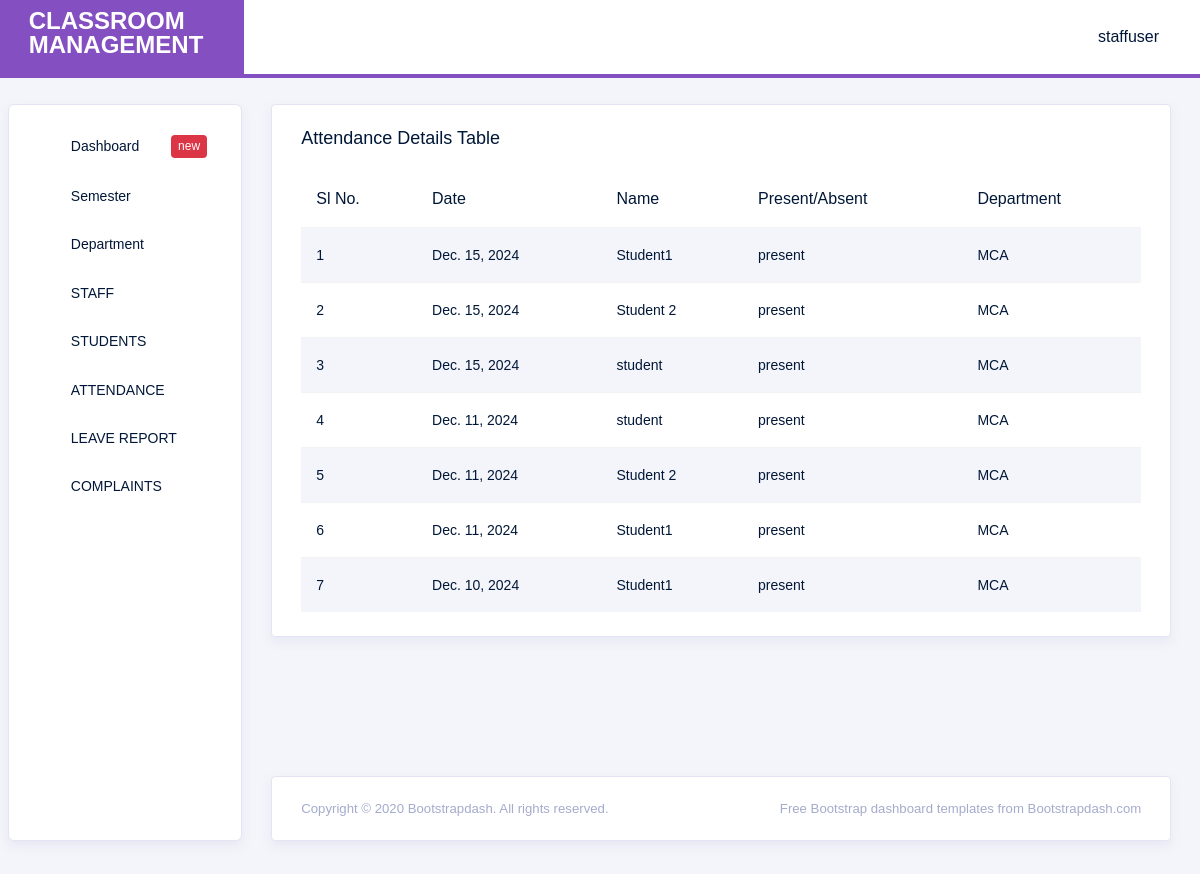
Page /attendance_view_for_staff (signed in) on the committed database.
### classroom_manager_app/models.py (models this page shows)
class CustomUser(AbstractUser):
    user_type = models.CharField(
        max_length=10, choices=USER_TYPE_CHOICES
    )
    objects = CustomUserManager()

class Attandance(models.Model):
    date = models.DateField()
    status = models.CharField(choices=ATTENDANCE_STATUS_CHOICES,
                              max_length=20,
                              default='present')
    student = models.ForeignKey(
        Student, on_delete=models.CASCADE,
        related_name='attendance'
    )
    division = models.ForeignKey(
        Division, on_delete=models.CASCADE,
        related_name='attendance'
    )

class Student(models.Model):
    user = models.OneToOneField(CustomUser, on_delete=models.CASCADE,related_name='student',null=True,blank=True)
    name = models.CharField(max_length=100)
    contact = models.CharField(max_length=12, null=True, blank=True)
    parent_contact = models.CharField(max_length=12, null=True, blank=True)
    email = models.EmailField(null=True, blank=True)
    division = models.ForeignKey('Division',
                                 on_delete=models.CASCADE,
                                 related_name='student')
    def __str__(self) -> str:
        return self.name

class Division(models.Model):
    division = models.CharField(max_length=100)
    standard = models.ForeignKey(Standard, on_delete=models.CASCADE, related_name='division')
    staff = models.ForeignKey(Staff, on_delete=models.CASCADE, related_name='divisions')
    def __str__(self) -> str:
        return self.division

### classroom_manager_app/views.py (the view)
# urls.py: path('attendance_view_for_staff', views.attendance_view_for_staff, name='attendance_view_for_staff'),
def attendance_view_for_staff(request):
    attendance = Attandance.objects.filter(division__staff__user=request.user).order_by('-date')
    return render(request, 'attendance_view_for_staff.html', {'attendance': attendance})

### templates/attendance_view_for_staff.html (shortened to what this page needs)
{% extends 'staff_home.html' %}
{% load crispy_forms_tags %}
{% block content %}
<div class="col-lg-12 grid-margin stretch-card">
              <div class="card">
                <div class="card-body">
                  <h4 class="card-title">Attendance Details Table</h4>
                  <div class="table-responsive">
                    <table class="table table-striped">
                      <thead>
                        <tr>
                          <th>
                            Sl No.
                          </th>
                          <th>
                             Date
                          </th>
                          <th>
                            Name
                         </th>
                         <th>
                          Present/Absent
                       </th>
                       <th>
                        Department
                     </th>
                        </tr>
                      </thead>
                      <tbody>
                      {% for i in attendance %}
                        <tr>
                          <td>{{forloop.counter}}</td>
                          <td>{{i.date}}</td>
                          <td>{{i.student}}</td>
                          <td>{{i.status}}</td>
                          <td>{{i.division}}</td>
                          </tr>
                          {% endfor %}
                      </body>
{% endblock %}

### templates/staff_home.html (shortened to what this page needs)
<!DOCTYPE html>
<html lang="en">
{% load static %}
<head>
  <link rel="stylesheet" href="{% static 'assets/vendors/typicons/typicons.css' %}">
  <link rel="stylesheet" href="{% static 'assets/vendors/css/vendor.bundle.base.css' %}">
  <link rel="stylesheet" href="{% static 'assets/css/vertical-layout-light/style.css' %}">
</head>
<body>
  <div class="container-scroller">
    <nav class="navbar col-lg-12 col-12 p-0 fixed-top d-flex flex-row">
      <div class="navbar-brand-wrapper d-flex justify-content-center">
        <div class="navbar-brand-inner-wrapper d-flex justify-content-between align-items-center w-100">
          <h4 class="title"><b>CLASSROOM MANAGEMENT</b></h4>
          <button class="navbar-toggler navbar-toggler align-self-center" type="button" data-toggle="minimize">
            <span class="typcn typcn-th-menu"></span>
          </button>
        </div>
      </div>
      <div class="navbar-menu-wrapper d-flex align-items-center justify-content-end">
        <ul class="navbar-nav mr-lg-2">
          <li class="nav-item nav-profile dropdown">
            <a class="nav-link" href="#" data-toggle="dropdown" id="profileDropdown">
              <span class="nav-profile-name">{{ request.user }}</span>
            </a>
          </li>
        </ul>
      </div>
    </nav>
    <div class="container-fluid page-body-wrapper">
      <nav class="sidebar sidebar-offcanvas" id="sidebar">
        <ul class="nav">
          <li class="nav-item">
            <a class="nav-link" href="{% url 'admin_home' %}">
              <i class="typcn typcn-device-desktop menu-icon"></i>
              <span class="menu-title">Dashboard</span>
              <div class="badge badge-danger">new</div>
            </a>
          </li>
          <li class="nav-item">
            <a class="nav-link" data-toggle="collapse" href="#ui-basic" aria-expanded="false" aria-controls="ui-basic">
              <i class="typcn typcn-document-text menu-icon"></i>
              <span class="menu-title">Semester</span>
              <i class="menu-arrow"></i>
            </a>
          </li>
          <li class="nav-item">
            <a class="nav-link" data-toggle="collapse" href="#charts" aria-expanded="false" aria-controls="charts">
              <i class="typcn typcn-chart-pie-outline menu-icon"></i>
              <span class="menu-title">Department</span>
              <i class="menu-arrow"></i>
            </a>
          </li>
          <li class="nav-item">
            <a class="nav-link" data-toggle="collapse" href="#tables" aria-expanded="false" aria-controls="tables">
              <i class="typcn typcn-th-small-outline menu-icon"></i>
              <span class="menu-title">STAFF</span>
              <i class="menu-arrow"></i>
            </a>
          </li>
          <li class="nav-item">
            <a class="nav-link" data-toggle="collapse" href="#icons" aria-expanded="false" aria-controls="icons">
              <i class="typcn typcn-compass menu-icon"></i><span class="menu-title">STUDENTS</span>
              <i class="menu-arrow"></i>
            </a>
          </li>
          <li class="nav-item">
            <a class="nav-link" data-toggle="collapse" href="#notif" aria-expanded="false" aria-controls="notif">
              <i class="typcn typcn-mortar-board menu-icon"></i>
              <span class="menu-title">ATTENDANCE</span>
              <i class="menu-arrow"></i>
            </a>
          </li>
          <li class="nav-item">
            <a class="nav-link" data-toggle="collapse" href="#auth" aria-expanded="false" aria-controls="auth">
              <i class="typcn typcn-user-add-outline menu-icon"></i>
              <span class="menu-title">LEAVE REPORT</span>
              <i class="menu-arrow"></i>
            </a>
          </li>
          <li class="nav-item">
            <a class="nav-link" data-toggle="collapse" href="#Fee" aria-expanded="false" aria-controls="error">
              <i class="typcn typcn-globe-outline menu-icon"></i>
              <span class="menu-title">COMPLAINTS</span>
              <i class="menu-arrow"></i>
            </a>
          </li>
        </ul>
      </nav>
      <div class="main-panel">
        <div class="content-wrapper">
          <div class="row">
            {% block content %}{% endblock %}
            <div class="col-xl-6 grid-margin stretch-card flex-column">
              <div class="row">
              </div>
            </div>
            <div class="col-xl-6 grid-margin stretch-card flex-column">
              <div class="row h-100">
                <div class="col-md-12 stretch-card">
                </div>
              </div>
            </div>
          <div class="row">
          </div>
          <div class="row">
          </div>
        <footer class="footer">
            <div class="card">
                <div class="card-body">
                    <div class="d-sm-flex justify-content-center justify-content-sm-between">
                        <span class="text-muted text-center text-sm-left d-block d-sm-inline-block">Copyright © 2020 <a href="https://www.bootstrapdash.com/" class="text-muted" target="_blank">Bootstrapdash</a>. All rights reserved.</span>
                        <span class="float-none float-sm-right d-block mt-1 mt-sm-0 text-center text-muted">Free <a href="https://www.bootstrapdash.com/" class="text-muted" target="_blank">Bootstrap dashboard</a> templates from Bootstrapdash.com</span>
                    </div>
                </div>
            </div>
        </footer>
</body>
</html>

### templates/staff_home.html (style rules this page uses)
.title { color : white }

### rows in the picture
CustomUser: user "staffuser"
Attandance: date "Dec. 15, 2024", student "Student1", status "present", division "MCA"
Attandance: date "Dec. 15, 2024", student "Student 2", status "present", division "MCA"
Attandance: date "Dec. 15, 2024", student "student", status "present", division "MCA"
Attandance: date "Dec. 11, 2024", student "student", status "present", division "MCA"
Attandance: date "Dec. 11, 2024", student "Student 2", status "present", division "MCA"
Attandance: date "Dec. 11, 2024", student "Student1", status "present", division "MCA"
Attandance: date "Dec. 10, 2024", student "Student1", status "present", division "MCA"
